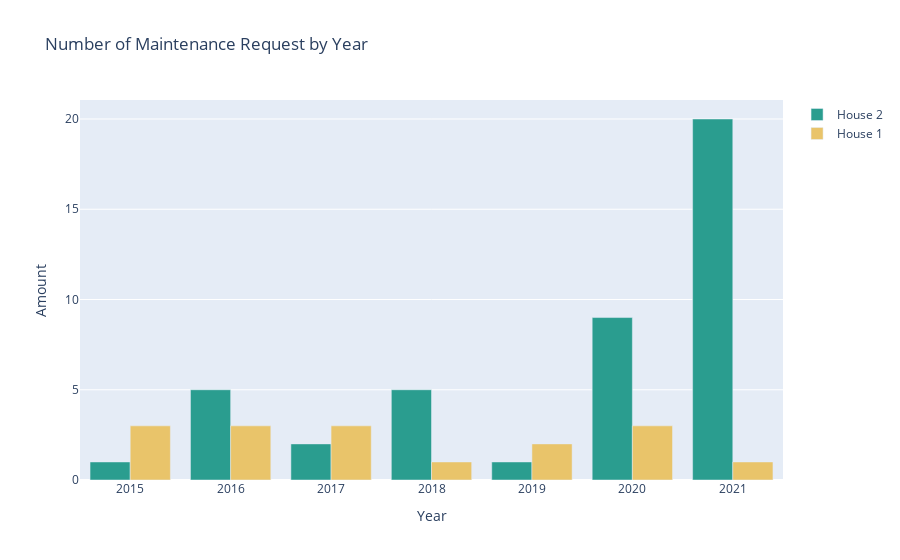

Source (notebook cell):
### Code cell
fig = make_subplots(
    rows=1, cols=1)
#Fort Pike Graph
FP_maintenance = maintenance_year[maintenance_year["Property"]=="House 2"]
trace1 = go.Bar(x = FP_maintenance["Year"], y=FP_maintenance["count"], marker=dict(color="#2a9d8f", opacity=1), name="House 2")
fig.add_trace(trace1)

#Bright Leaf Graph
BL_maintenance = maintenance_year[maintenance_year["Property"]=="House 1"]
trace2 = go.Bar(x = BL_maintenance["Year"], y=BL_maintenance["count"], marker=dict(color="#e9c46a", opacity=1), name="House 1")
fig.add_trace(trace2)

fig.update_xaxes(title_text="Year")
fig.update_yaxes(title_text="Amount")
fig.update_layout(title = "Number of Maintenance Request by Year", barmode="group")

### Figure 1 — Plotly figure (JSON) as saved in the notebook; plotly's stock layout.template omitted (floating-point values rounded to 4 significant figures)
{"data": [{"marker": {"color": "#2a9d8f", "opacity": 1}, "name": "House 2", "type": "bar", "x": [2015, 2016, 2017, 2018, 2019, 2020, 2021], "y": [1, 5, 2, 5, 1, 9, 20]}, {"marker": {"color": "#e9c46a", "opacity": 1}, "name": "House 1", "type": "bar", "x": [2015, 2016, 2017, 2018, 2019, 2020, 2021], "y": [3, 3, 3, 1, 2, 3, 1]}], "layout": {"barmode": "group", "title": {"text": "Number of Maintenance Request by Year"}, "xaxis": {"anchor": "y", "domain": [0, 1], "title": {"text": "Year"}}, "yaxis": {"anchor": "x", "domain": [0, 1], "title": {"text": "Amount"}}}}
